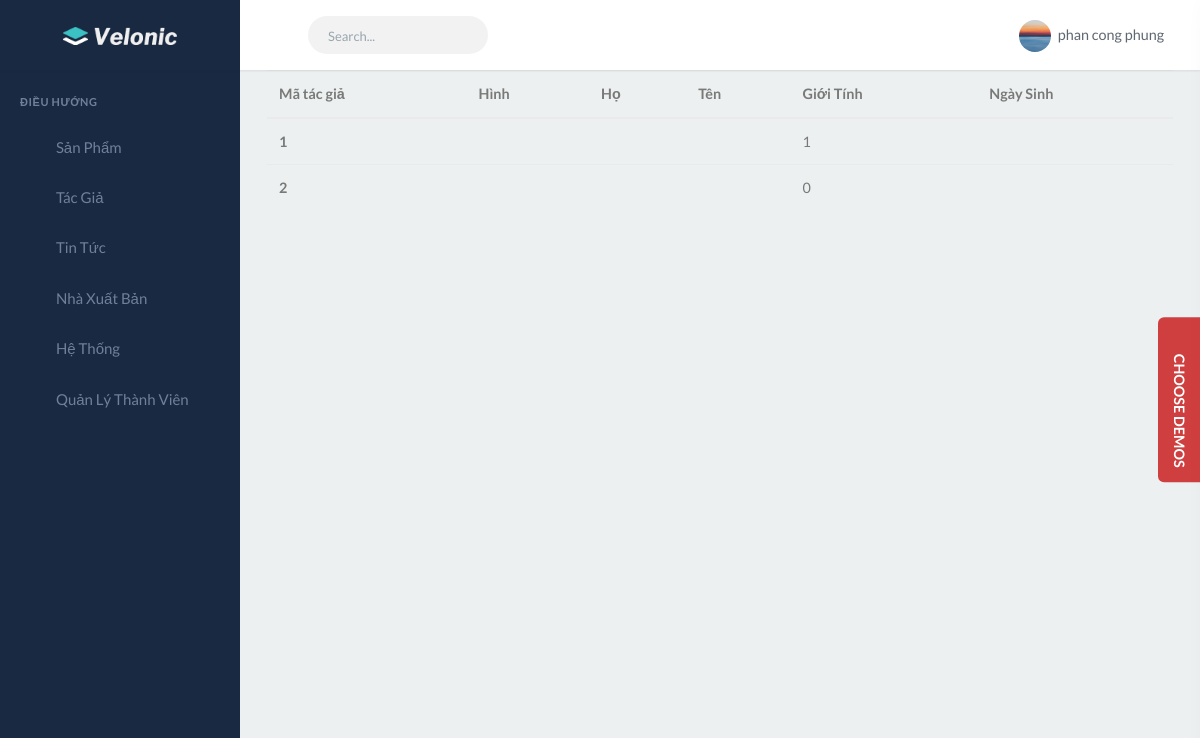
Screenshot of /?action=admin-author (signed in) with the database file from the repository.
### tables this page shows
CREATE TABLE `author` (
  `id` int(9) NOT NULL,
  `fullname` varchar(255) NOT NULL,
  `gender` int(9) NOT NULL,
  `created_at` datetime NOT NULL,
  `updated_at` datetime NOT NULL
);

### views/admin/AdminView.php (called while the page is built, shortened)
<?php
class AdminView
{
    public function author($authorItem)
    {
        require_once("templates/admin/author/index.php");
    }
}

### controllers/AdminController.php (called while the page is built, shortened)
<?php
class AdminController
{
    public function author()
    {
        $auhtorModel = new AuthorModel();
        $authorItem = $auhtorModel->getAllAuthor();
        require_once('views/admin/AdminView.php');
        $loginView = new AdminView();
        $loginView->author($authorItem);
    }
}

### models/AuthorModel.php (called while the page is built, shortened)
<?php
class AuthorModel{
    public function getAllAuthor(){
         $conn = mysqli_connect('localhost', 'root', '', 'qlbansach');
         mysqli_set_charset($conn,"utf8");
         $result = $conn->query("SELECT * FROM author");
         $authors = array();
         if ($result->num_rows > 0) {
             while ($author = mysqli_fetch_assoc($result)) {
                 $authors[] = $author;
             };
         }
         return $authors;
    }
}

### templates/admin/author/index.php (the view)
<?php include('templates/admin/layouts/header.php'); ?>
<div class="content-page">
    <div class="content">
        <div class="container-fluid">
            <table class="table">
                <thead>
                    <tr>
                        <th scope="col">Mã tác giả</th>
                        <th scope="col">Hình</th>
                        <th scope="col">Họ</th>
                        <th scope="col">Tên</th>
                        <th scope="col">Giới Tính</th>
                        <th scope="col">Ngày Sinh</th>
                    </tr>
                </thead>
                <tbody>
                    <?php foreach ($authorItem as $item) : ?>
                        <tr>
                            <th scope="row"><?= $item['id'] ?></th>
                            <td><?= $item['avatar'] ?></td>
                            <td><?= $item['firstName'] ?></td>
                            <td><?= $item['lastName'] ?></td>
                            <td><?= $item['gender'] ?></td>
                            <td><?= $item['birthday'] ?></td>
                        </tr>
                    <?php endforeach; ?>
                </tbody>
            </table>
        </div>
    </div>
</div>
<?php include('templates/admin/layouts/footer.php'); ?>

### rows the page displays
author: id "1", gender "1"
author: id "2", gender "0"

### other values shown
$_SESSION['admin'][0]['firstName'] "phan"
$_SESSION['admin'][0]['lastName'] "cong phung"
